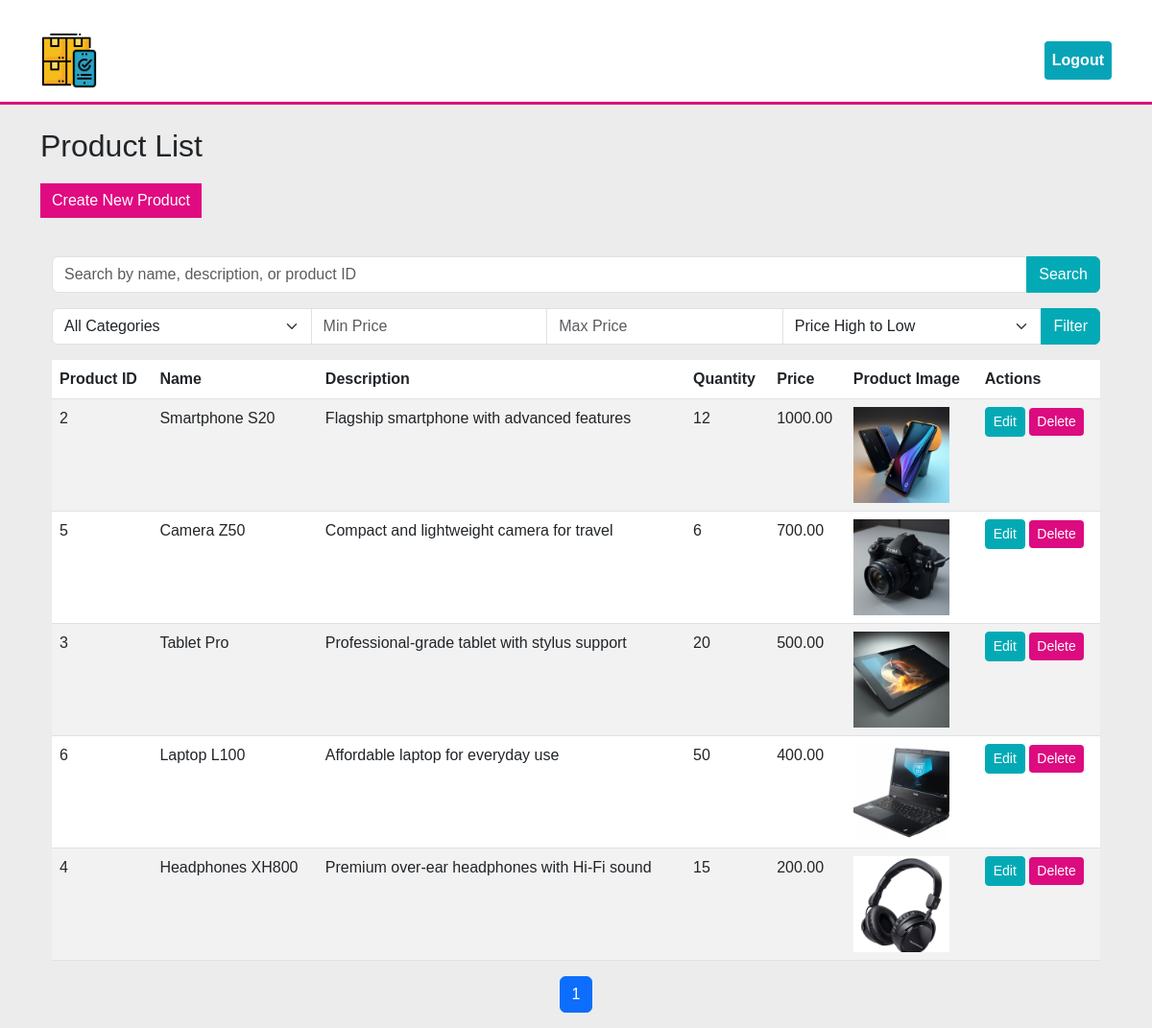
Screenshot of /product.php (signed in) with the database file from the repository.
### tables this page shows
CREATE TABLE `products` (
  `product_id` int(11) NOT NULL,
  `product_name` varchar(100) NOT NULL,
  `product_description` text DEFAULT NULL,
  `product_quantity` int(11) DEFAULT 0,
  `product_price` decimal(10,2) DEFAULT 0.00,
  `date_added` date DEFAULT NULL,
  `last_updated` timestamp NOT NULL DEFAULT current_timestamp() ON UPDATE current_timestamp(),
  `category_id` int(11) DEFAULT NULL,
  `manufacturer_id` int(11) DEFAULT NULL,
  `product_image` varchar(255) NOT NULL
);

### product_table.php (the view, shortened to what this page needs)
<?php
$host = "localhost";
$username = "root";
$password = "";
$database = "inventory";
$conn = mysqli_connect($host, $username, $password, $database);
$productsPerPage = 5;
if (isset($_GET['page']) && is_numeric($_GET['page'])) {
    $currentPage = intval($_GET['page']);
} else {
    $currentPage = 1;
}
$offset = ($currentPage - 1) * $productsPerPage;
$sql = "SELECT * FROM products";
$searchKeyword = '';
$filterMinPrice = '';
$filterMaxPrice = '';
$sortOrder = 'DESC';
$sql .= " ORDER BY product_price $sortOrder";
$sql .= " LIMIT $offset, $productsPerPage";
$result = mysqli_query($conn, $sql);
$totalProductsResult = mysqli_query($conn, "SELECT COUNT(*) as total FROM products");
$totalProductsData = mysqli_fetch_assoc($totalProductsResult);
$totalProducts = $totalProductsData['total'];
$totalPages = ceil($totalProducts / $productsPerPage);
?>
<!DOCTYPE html>
<html lang="en">
<body>
    <div class="container mt-4">
        <form action="product.php" method="get" class="mb-3">
            <div class="input-group">
                <input type="text" name="search" class="form-control" placeholder="Search by name, description, or product ID" value="<?php echo $searchKeyword; ?>">
                <button type="submit" class="btn btn-primary">Search</button>
            </div>
        </form>
        <form action="product.php" method="get" class="mb-3">
            <div class="input-group">
                <select name="category" class="form-select">
                    <option value="">All Categories</option>
                </select>
                <input type="number" name="min_price" class="form-control" placeholder="Min Price" value="<?php echo $filterMinPrice; ?>">
                <input type="number" name="max_price" class="form-control" placeholder="Max Price" value="<?php echo $filterMaxPrice; ?>">
                <select name="sort_order" class="form-select">
                    <option value="DESC" <?php if ($sortOrder == 'DESC') echo 'selected'; ?>>Price High to Low</option>
                </select>
                <button type="submit" class="btn btn-primary">Filter</button>
            </div>
        </form>
        <div class="table-responsive">
            <table class="table table-striped">
                <thead>
                    <tr>
                        <th>Product ID</th>
                        <th>Name</th>
                        <th>Description</th>
                        <th>Quantity</th>
                        <th>Price</th>
                        <th>Product Image</th>
                        <th>Actions</th>
                    </tr>
                </thead>
                <tbody>
                    <?php while ($row = mysqli_fetch_assoc($result)) { ?>
                        <tr>
                            <td><?php echo $row['product_id']; ?></td>
                            <td><?php echo $row['product_name']; ?></td>
                            <td><?php echo $row['product_description']; ?></td>
                            <td><?php echo $row['product_quantity']; ?></td>
                            <td><?php echo $row['product_price']; ?></td>
                            <td><img src="product_images/<?php echo $row['product_image']; ?>" alt="Product Image" style="max-height: 100px;"></td>
                            <td>
                                <a href="edit_product.php?product_id=<?php echo $row['product_id']; ?>" class="btn btn-primary btn-sm">Edit</a>
                                <a href="delete_product.php?product_id=<?php echo $row['product_id']; ?>" class="btn btn-danger btn-sm">Delete</a>
                            </td>
                        </tr>
                    <?php } ?>
                </tbody>
            </table>
            <nav aria-label="Page navigation">
                <ul class="pagination justify-content-center">
                    <?php
                    for ($page = 1; $page <= $totalPages; $page++) {
                        $activeClass = ($currentPage == $page) ? 'active' : '';
                        $url = $_SERVER['PHP_SELF'] . '?page=' . $page;
                        echo '<li class="page-item ' . $activeClass . '"><a class="page-link" href="' . $url . '">' . $page . '</a></li>';
                    }
                    ?>
                </ul>
            </nav>
        </div>
    </div>
</body>
</html>

### styles.css (style rules this page uses)
body { font-family: 'Heebo', sans-serif; background-color: #ececec; }
a.btn.btn-danger.btn-sm { background-color:#dc0b80; border: 0px; }
.btn-primary { background-color: #03aab5; border-color: #03aab5; }
.container { margin-top: 20px; }

### rows the page displays
products: product_id "2", product_name "Smartphone S20", product_description "Flagship smartphone with advanced features", product_quantity "12", product_price "1000.00", product_image (picture)
products: product_id "5", product_name "Camera Z50", product_description "Compact and lightweight camera for travel", product_quantity "6", product_price "700.00", product_image (picture)
products: product_id "3", product_name "Tablet Pro", product_description "Professional-grade tablet with stylus support", product_quantity "20", product_price "500.00", product_image (picture)
products: product_id "6", product_name "Laptop L100", product_description "Affordable laptop for everyday use", product_quantity "50", product_price "400.00", product_image (picture)
products: product_id "4", product_name "Headphones XH800", product_description "Premium over-ear headphones with Hi-Fi sound", product_quantity "15", product_price "200.00", product_image (picture)
